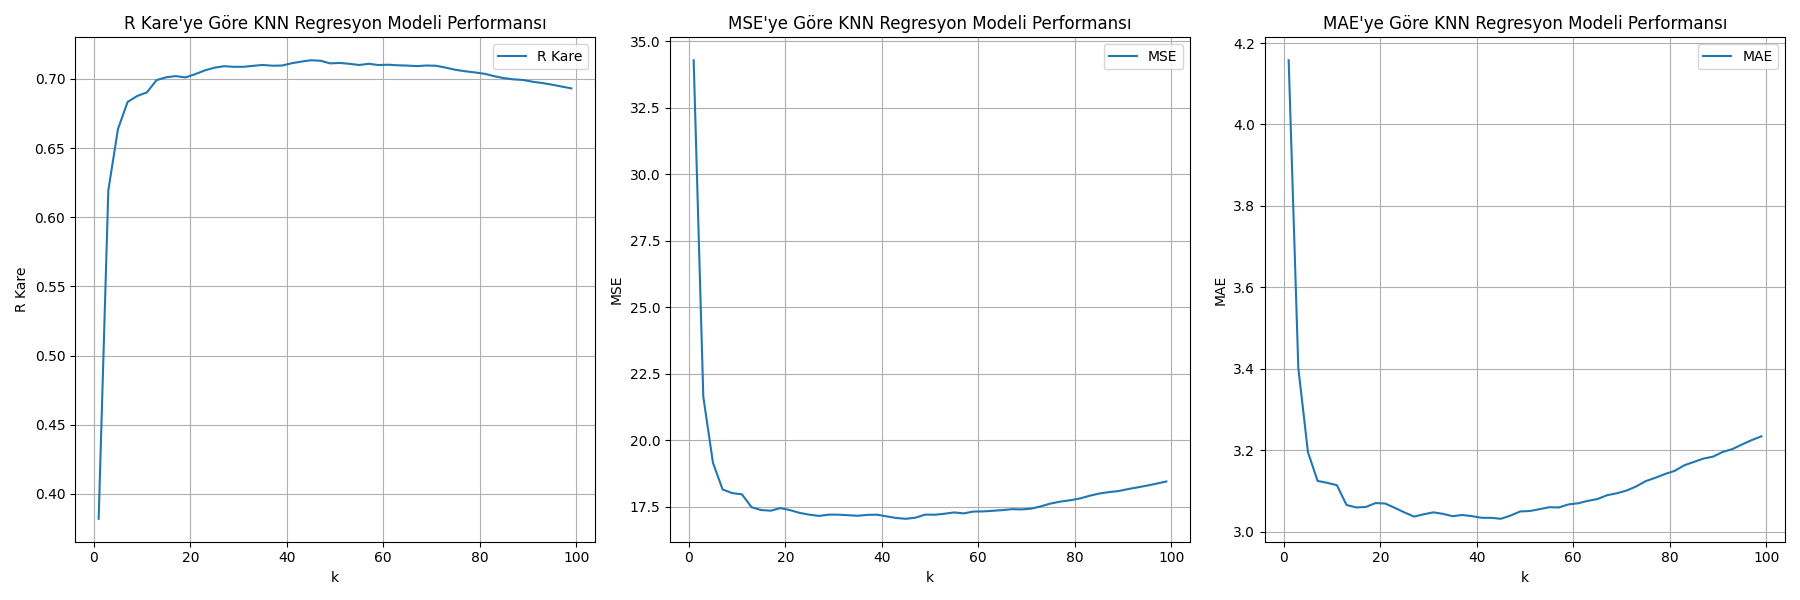

Python code for this plot:
﻿import seaborn as sns
import pandas as pd
import matplotlib.pyplot as plt
from sklearn.model_selection import train_test_split, cross_val_score
from sklearn.preprocessing import MinMaxScaler
from sklearn.neighbors import KNeighborsRegressor
from sklearn.metrics import mean_squared_error, r2_score, make_scorer, mean_absolute_error
import random

# MSE = Mean Squared Error
# MAE = Mean Absolute Error

# Veri setini yükle
df = sns.load_dataset("mpg")
df = df.dropna(subset=["horsepower"])  # eksik değerleri at

# Özellik ve hedef seçimi
ozellik = df[["horsepower", "acceleration", "weight"]]
hedef = df["mpg"]

# Eğitim-test ayrımı
random_state = 300 #random.randint(0, 999)
print("Random state:", random_state)
ozellik_egitim, ozellik_test, hedef_egitim, hedef_test = train_test_split(ozellik, hedef, test_size=0.1, random_state=random_state)

# Normalizasyon
min_max_normalizator = MinMaxScaler()
ozellik_egitim_normalize = min_max_normalizator.fit_transform(ozellik_egitim)
ozellik_test_normalize = min_max_normalizator.transform(ozellik_test)

# K sayısının belirlenmesi
k_deger_adaylari = range(1, 100, 2) # Sadece tek sayılar
cross_validation_df = pd.DataFrame(columns=["k", "r_kare", "mse", "mae"])

for k in k_deger_adaylari:
    # Mesafeye göre ağırlıklı KNN regresyon modeli
    knn_modeli = KNeighborsRegressor(n_neighbors=k, weights='distance')

    # Cross-validation ile her k için ortalama R kare skoru
    r_kare_skorları = cross_val_score(knn_modeli, ozellik_egitim_normalize, hedef_egitim, cv=5, scoring=make_scorer(r2_score, greater_is_better=True))
    r_kare = r_kare_skorları.mean()

    # Cross-validation ile her k için ortalama MSE skoru
    mse_skorları = cross_val_score(knn_modeli, ozellik_egitim_normalize, hedef_egitim, cv=5, scoring=make_scorer(mean_squared_error, greater_is_better=False))
    mse = -1 * mse_skorları.mean()

    # Cross-validation ile her k için ortalama MAE skoru
    mae_skorları = cross_val_score(knn_modeli, ozellik_egitim_normalize, hedef_egitim, cv=5, scoring=make_scorer(mean_absolute_error, greater_is_better=False))
    mae = -1 * mae_skorları.mean()

    # Sonuçları dataframe'e ekle
    cross_validation_df = cross_validation_df._append({"k": k, "r_kare": r_kare, "mse": mse, "mae": mae}, ignore_index=True)
    print("k:", k, "R Kare:", r_kare, "MSE:", mse, "MAE:", mae)

# R kare yöntemine göre en iyi k'yı bulma
en_iyi_r_kare = cross_validation_df["r_kare"].max()
en_iyi_r_kare_k = cross_validation_df[cross_validation_df["r_kare"] == en_iyi_r_kare]["k"].values[0]
print("En iyi R Kare:", en_iyi_r_kare, "En iyi k:", en_iyi_r_kare_k)

# MSE yöntemine göre en iyi k'yı bulma
en_iyi_mse = cross_validation_df["mse"].min()
en_iyi_mse_k = cross_validation_df[cross_validation_df["mse"] == en_iyi_mse]["k"].values[0]
print("En iyi MSE:", en_iyi_mse, "En iyi k:", en_iyi_mse_k)

# MAE yöntemine göre en iyi k'yı bulma
en_iyi_mae = cross_validation_df["mae"].min()
en_iyi_mae_k = cross_validation_df[cross_validation_df["mae"] == en_iyi_mae]["k"].values[0]
print("En iyi MAE:", en_iyi_mae, "En iyi k:", en_iyi_mae_k)

# K değerlerinin skor grafikleri
fig, axes = plt.subplots(1, 3, figsize=(18, 6))

# R Kare grafiği
axes[0].plot(cross_validation_df["k"], cross_validation_df["r_kare"], label="R Kare")
axes[0].set_xlabel("k")
axes[0].set_ylabel("R Kare")
axes[0].set_title("R Kare'ye Göre KNN Regresyon Modeli Performansı")
axes[0].legend()
axes[0].grid(True)

# MSE grafiği
axes[1].plot(cross_validation_df["k"], cross_validation_df["mse"], label="MSE")
axes[1].set_xlabel("k")
axes[1].set_ylabel("MSE")
axes[1].set_title("MSE'ye Göre KNN Regresyon Modeli Performansı")
axes[1].legend()
axes[1].grid(True)

# MAE grafiği
axes[2].plot(cross_validation_df["k"], cross_validation_df["mae"], label="MAE")
axes[2].set_xlabel("k")
axes[2].set_ylabel("MAE")
axes[2].set_title("MAE'ye Göre KNN Regresyon Modeli Performansı")
axes[2].legend()
axes[2].grid(True)

plt.tight_layout()
plt.savefig("knn.png")
plt.show()

# Tahmin Hedefleri
tahmin_hedef_horsepower = 130
tahmin_hedef_acceleration = 13
tahmin_hedef_weight = 3500

# En iyi R Kare sonucunu veren k değeri ile model oluşturma
k_final = int(en_iyi_r_kare_k)
print(f"\nEn iyi k (R Kare bazlı) ile model oluşturuluyor... k={k_final}")

final_knn_model = KNeighborsRegressor(n_neighbors=k_final, weights='distance')
final_knn_model.fit(ozellik_egitim_normalize, hedef_egitim)

# Yeni değerler için tahmin
araba_df = pd.DataFrame([[tahmin_hedef_horsepower, tahmin_hedef_acceleration, tahmin_hedef_weight]], columns=ozellik_egitim.columns)
araba_df_normalize = min_max_normalizator.transform(araba_df)

tahmin_mpg = final_knn_model.predict(araba_df_normalize)
print(f"Horsepower={tahmin_hedef_horsepower}, Acceleration={tahmin_hedef_acceleration}, Weight={tahmin_hedef_weight} için tahmin edilen MPG: {tahmin_mpg[0]:.2f}")